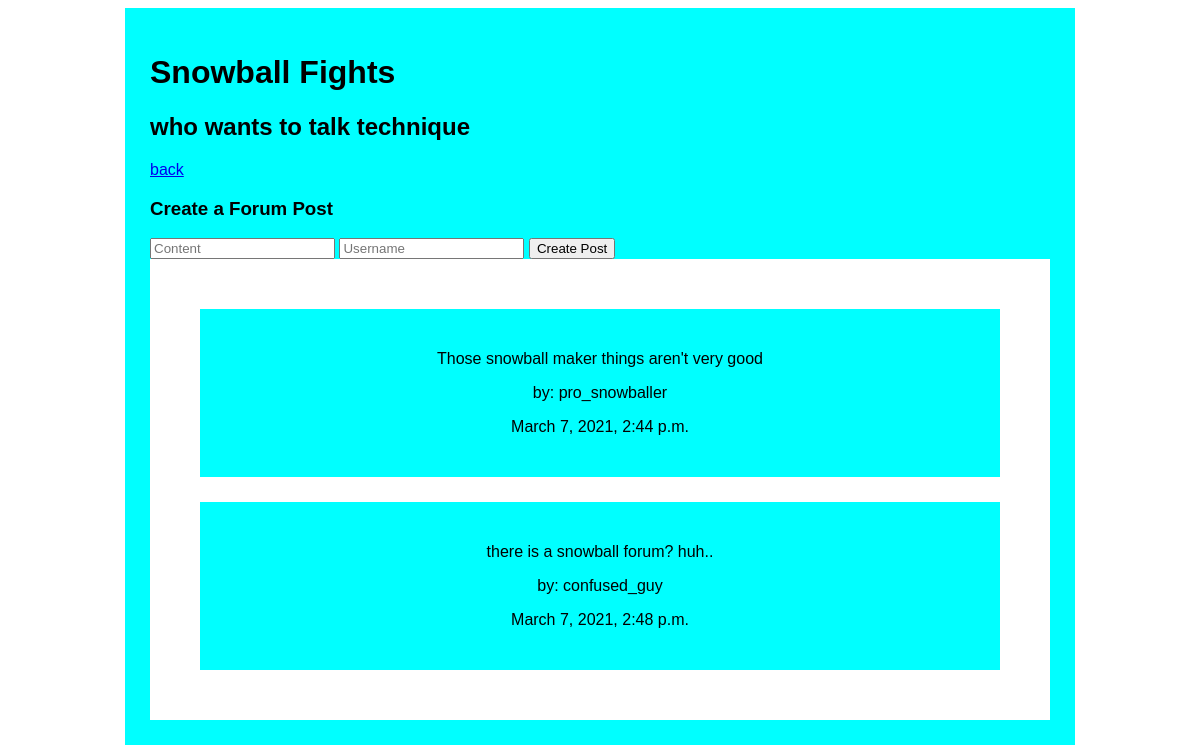
Page /forum/4 on the committed database.
### forum_app/models.py (models this page shows)
class Forum(models.Model):
    name=models.CharField(max_length=255)
    description=models.CharField(max_length=255)
    created_at=models.DateTimeField(auto_now_add=True)
    updated_at=models.DateTimeField(auto_now=True)

class Forum_Post(models.Model):
    content=models.CharField(max_length=255)
    username=models.CharField(max_length=255)
    forum=models.ForeignKey(Forum, related_name='all_forum_posts', on_delete=models.CASCADE)
    created_at=models.DateTimeField(auto_now_add=True)
    updated_at=models.DateTimeField(auto_now=True)

### forum_app/views.py (the view)
# urls.py: path('forum/<int:forum_id>', views.get_one_forum),
def get_one_forum(request, forum_id):
    context={
        'forum': Forum.objects.get(id=forum_id)
    }
    return render(request, "one_forum.html", context)

### forum_app/templates/one_forum.html (shortened to what this page needs)
<!DOCTYPE html>
<html lang="en">
<head>
    {% load static %}
    <link rel="stylesheet" href="{% static 'style.css' %}">
</head>
<body>
    <div id="wrapper">
        <h1>{{forum.name}}</h1>
        <h2>{{forum.description}}</h2>
        <a href="/">back</a>
        <div id="create_post">
            <h3>Create a Forum Post</h3>
            <form action="/create_forum_post" method='POST'>
                <input type="text" name='post_content' placeholder="Content">
                <input type="text" name='username' placeholder="Username">
                <input type="submit" value="Create Post">
            </form>
        </div>
        <div id="posts">
            {% for forum_post in forum.all_forum_posts.all %}
            <div class="post">
                <p>{{forum_post.content}}</p>
                <p>by: {{forum_post.username}}</p>
                <p>{{forum_post.created_at}}</p>
            </div>
            {% endfor %}
        </div>
    </div>
</body>
</html>

### forum_app/static/style.css (style rules this page uses)
#wrapper { width: 900px; background-color: aqua; margin: 0px auto; padding: 25px; font-family: sans-serif; }
#posts { background-color: white; padding: 25px; }
.post { background-color: aqua; padding: 25px; text-align: center; margin: 25px; }

### rows in the picture
Forum: name "Snowball Fights", description "who wants to talk technique"
Forum_Post: content "Those snowball maker things aren't very good", username "pro_snowballer", created_at "March 7, 2021, 2:44 p.m."
Forum_Post: content "there is a snowball forum? huh..", username "confused_guy", created_at "March 7, 2021, 2:48 p.m."
